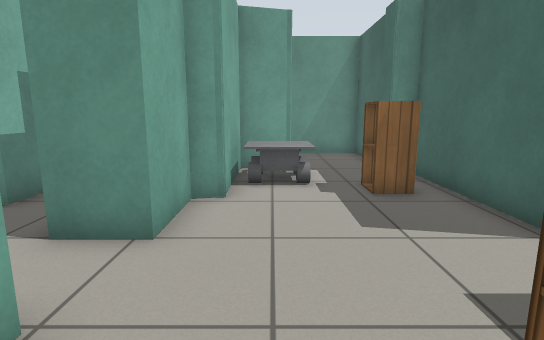
view 1 (above)

16 first-person views from a walk through a world built for the Gazebo simulator. The camera is 0.9 m above the floor, tilts 10° down and sees 80° across. Floor lines are 1 m apart. The floor is counted in squares, 0.5 m on a side. Each view is taken from the middle of a square. On the plan, view 1 faces up. The plan holds only what a view shows up to about 17 squares ahead; the rest is blank. The robots in the file are not drawn. Simple patterns stand in for the simulator's built-in surfaces. Some stock models are drawn as simple stand-ins. Surface patterns are stand-ins for the level's own textures.

view 2
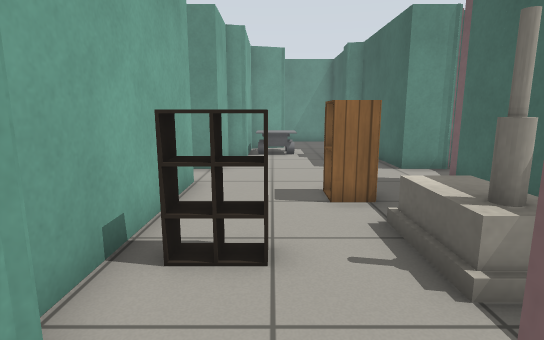

view 3
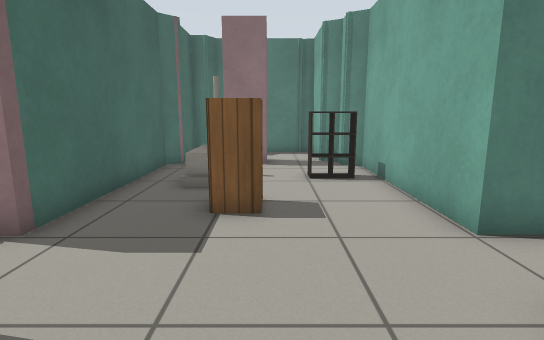

view 4
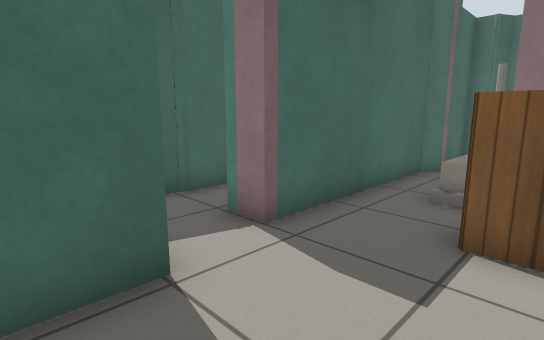

view 5
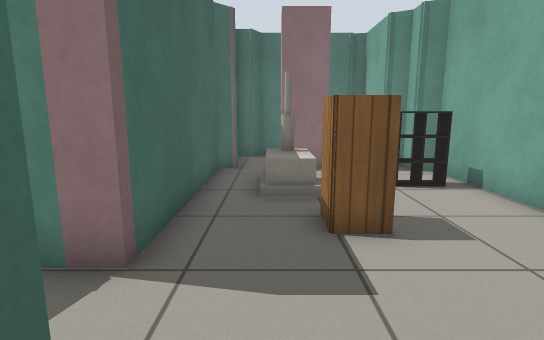

view 6
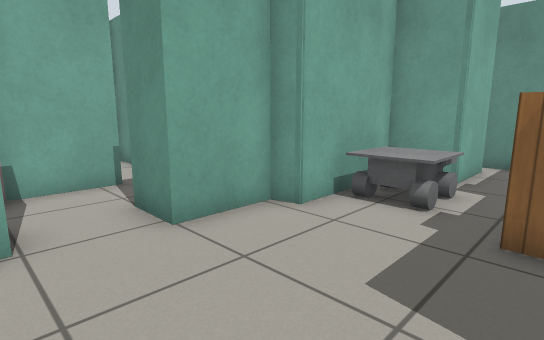

view 7
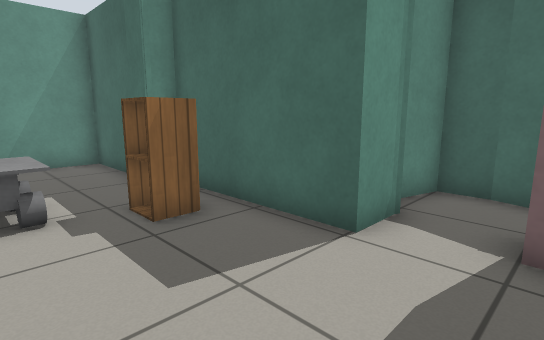

view 8
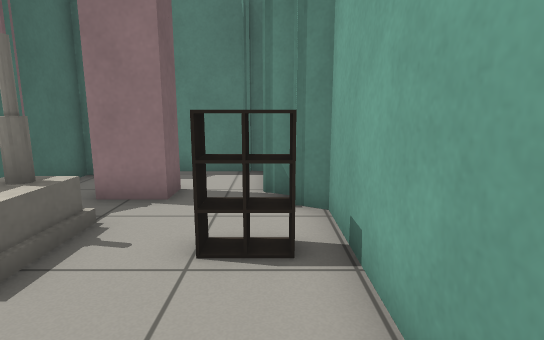

view 9
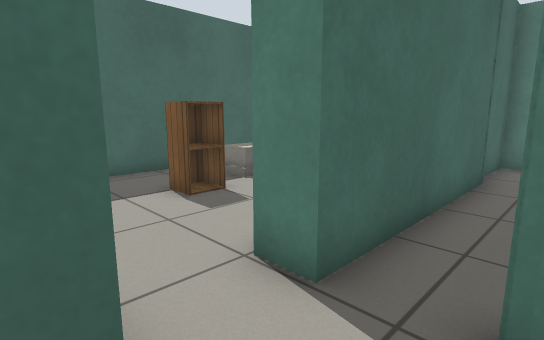

view 10
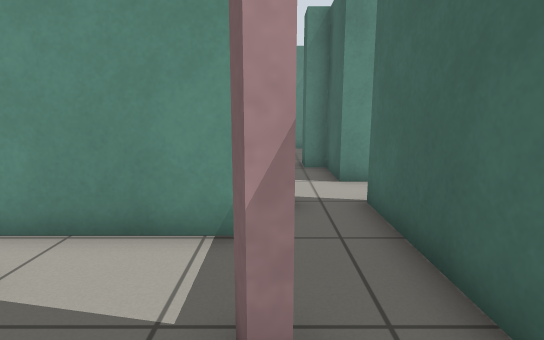

view 11
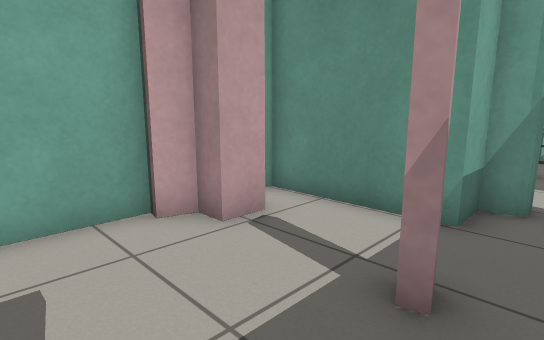

view 12
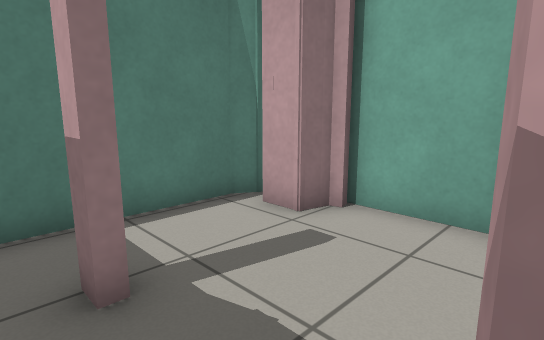

view 13
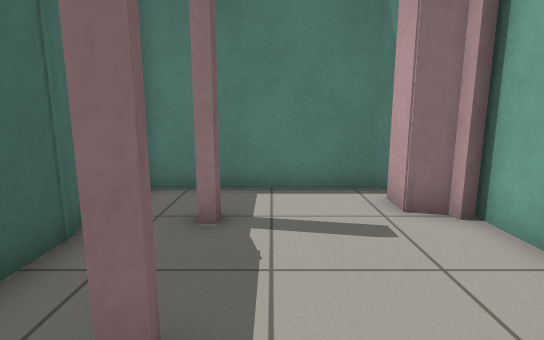

view 14
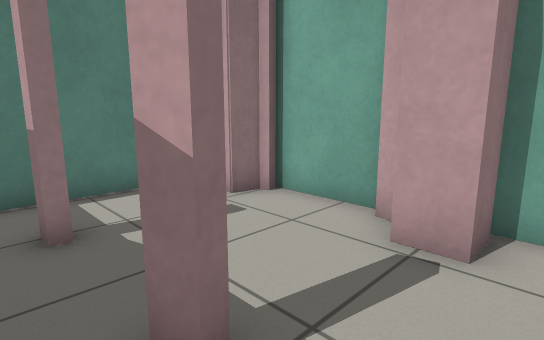

view 15
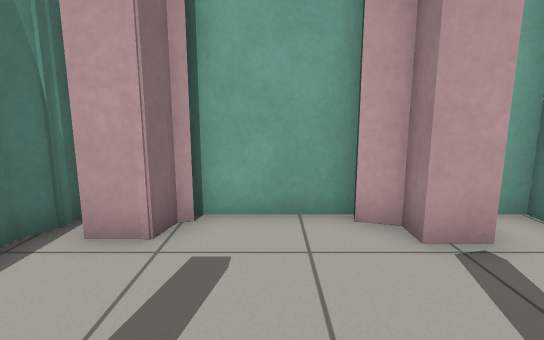

view 16
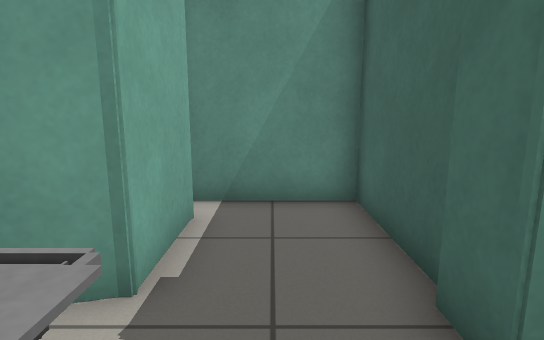

### Floor plan
Ten units are one square. View 1 is at (0, 0); x grows to the right and y downward. Boxes are objects, and circles mark ways between rooms. Rooms are numbered by the first view taken in them; rooms with no view inside come last. Other rooms are left out.
<svg viewBox="-101 -150 156 235">
<path fill="none" stroke="#000" d="M42 -44 42 -96 35 -98 35 -109M-21 -25 -21 39 -15 42 -15 49 -7 53M41 48 47 42 47 -25M12 56 12 46 27 46M-10 51 -10 80M37 -111 37 -145 2 -145M-9 78 -3 79 34 79 38 73 44 73 44 51M6 -134 6 -110 -10 -105 -10 -68 -17 -67 -17 -44M-6 18 -6 25M-1 25 -1 18 -1 24 -14 24M-12 18 -12 25M-14 18 -1 18M-7 25 -7 18M-54 -51 -54 -26M-17 -44 -31 -44 -31 -66 -39 -66M-31 -15 -31 -25 -21 -25M-52 -72 -52 -61M-52 22 -53 17 -50 16 -49 21 -52 22M-48 50 -48 56M-51 56 -51 50M-31 46 -31 -15M-96 24 -96 56M-29 51 -31 43M-93 55 -84 57 -84 68M-46 -20 -54 -18 -54 -6 -96 -6 -96 9 -83 9 -83 19 -90 19 -92 27M-95 73 -90 73 -84 77 -29 77 -29 55"/>
<rect x="-5" y="-105" width="20" height="30" fill="#bbb"><title>other object</title></rect>
<rect x="5" y="-15" width="20" height="10" fill="#bbb"><title>cabinet</title></rect>
<rect x="15" y="5" width="20" height="30" fill="#bbb"><title>house</title></rect>
<rect x="25" y="-85" width="10" height="20" fill="#bbb"><title>cabinet</title></rect>
<circle cx="-25" cy="-35" r="3" fill="#2a7"/>
<circle cx="-40" cy="-20" r="3" fill="#2a7"/>
<text x="20" y="-20">1</text>
<text x="-40" y="-40">2</text>
<text x="-60" y="30">3</text>
</svg>
Room 1 opens to room 2. Room 2 opens to room 3.

Where each view was taken, in squares from view 1:
view 1: 0 up, 0 right, facing up
view 2: 6 down, 0 right, facing up
view 3: 7 up, 1 right, facing down
view 4: 6 up, 1 right, facing down-right
view 5: 6 up, 3 right, facing down
view 6: 2 up, 3 right, facing up-left
view 7: 2 up, 0 right, facing up-right
view 8: 2 up, 1 left, facing down
view 9: 5 up, 5 left, facing down-right
view 10: 4 down, 5 left, facing up
view 11: 5 down, 4 left, facing up-left
view 12: 2 down, 4 left, facing down-left
view 13: 0 up, 6 left, facing down
view 14: 0 up, 4 left, facing down-left
view 15: 4 down, 4 left, facing left
view 16: 8 up, 2 right, facing up
